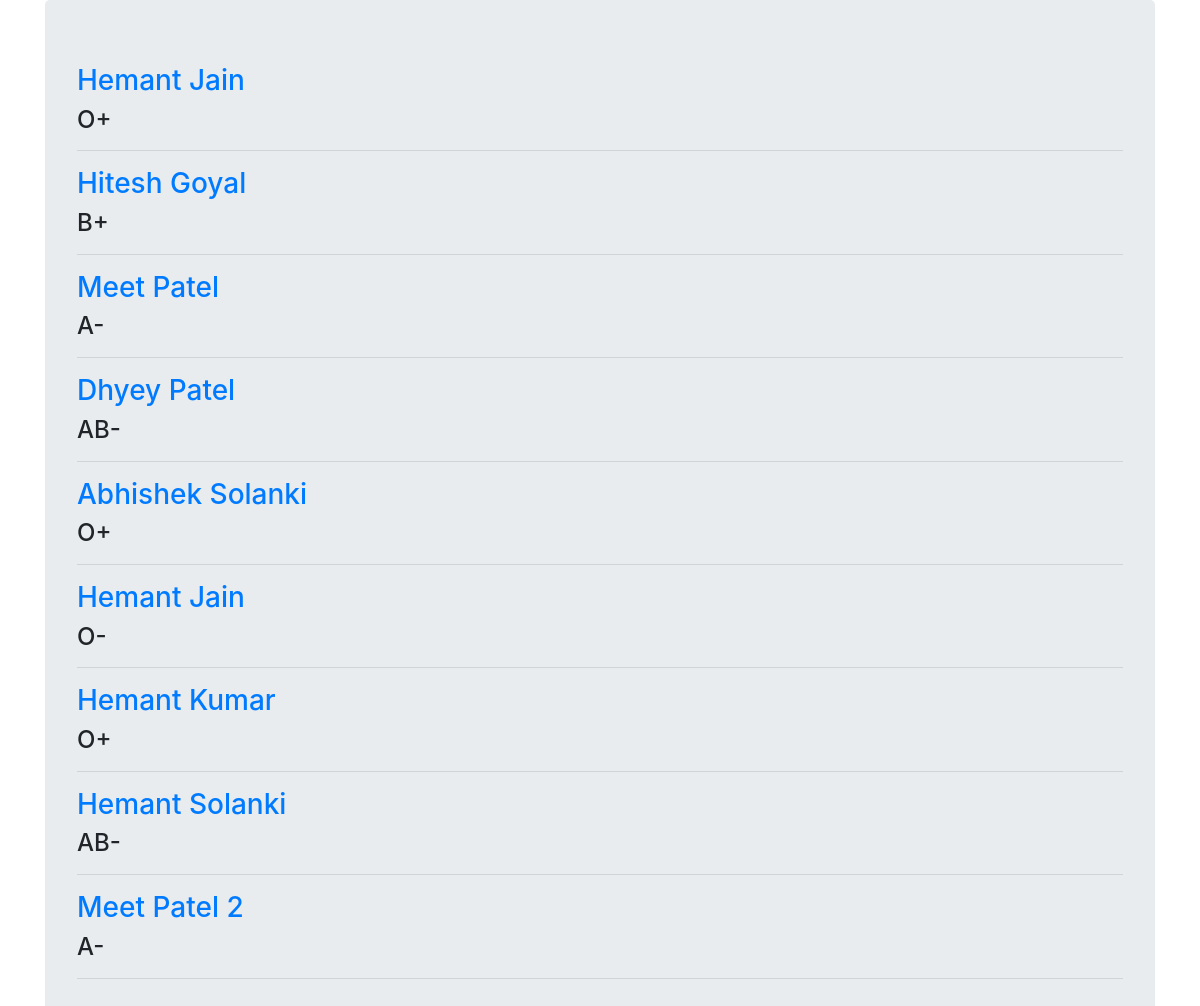
Screenshot of /donors/ with the database file from the repository.
### donors/models.py (models this page shows, shortened)
class Donor(models.Model):
    user = models.OneToOneField(
        User, on_delete=models.CASCADE, primary_key=True)
    blood_group = models.CharField(max_length=5)
    phone = models.BigIntegerField()
    location = models.CharField(max_length=300)

### donors/views.py (the view)
# urls.py: path('', DonorListView.as_view(), name="donor-list"),
class DonorListView(ListView):
    model = Donor
    template_name = "donors/donor_list.html"

### donors/templates/donors/donor_list.html
{% extends 'donors/base.html' %}
{% block content %}
    <div class="jumbotron">
        {% for donor in donor_list %}
            <h3><a href="{% url 'donors:donor-detail' pk=donor.pk %}">{{donor.user.first_name}} {{donor.user.last_name}}</a></h3>
            <h4>{{donor.blood_group}}</h4>
            <hr>
        {% endfor %}
    </div>
{% endblock content %}

### rows the page displays
Donor: user.first_name "Hemant", user.last_name "Jain", blood_group "O+"
Donor: user.first_name "Hitesh", user.last_name "Goyal", blood_group "B+"
Donor: user.first_name "Meet", user.last_name "Patel", blood_group "A-"
Donor: user.first_name "Dhyey", user.last_name "Patel", blood_group "AB-"
Donor: user.first_name "Abhishek", user.last_name "Solanki", blood_group "O+"
Donor: user.first_name "Hemant", user.last_name "Jain", blood_group "O-"
Donor: user.first_name "Hemant", user.last_name "Kumar", blood_group "O+"
Donor: user.first_name "Hemant", user.last_name "Solanki", blood_group "AB-"
Donor: user.first_name "Meet", user.last_name "Patel 2", blood_group "A-"
